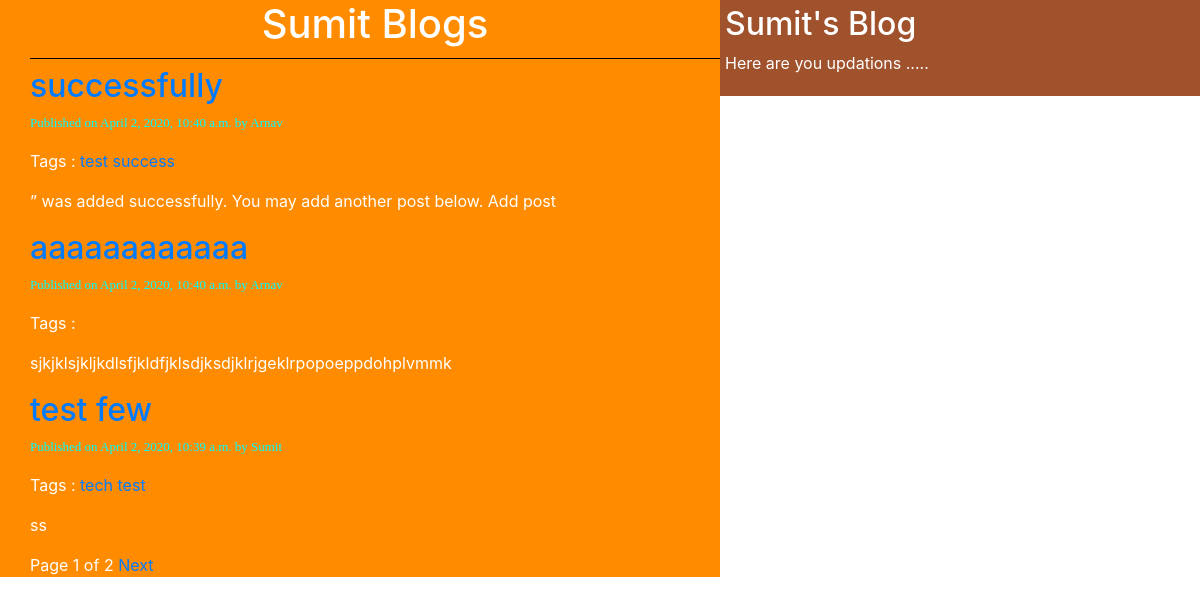
The page / on the database its author committed.
### app/models.py (models this page shows, shortened)
class Post(models.Model):
    STATUS_CHOICES=[('draft','Draft'),('published','Published')]
    title=models.CharField(max_length=210)
    slug=models.SlugField(max_length=90,unique_for_date='publish') # for user friendly url
    author=models.ForeignKey(User,related_name='blog_posts',on_delete=models.CASCADE)
    body=models.TextField()
    publish=models.DateTimeField(default=timezone.now)
    created=models.DateTimeField(auto_now_add=True) # automatically set
    updated=models.DateTimeField(auto_now=True) # automatically  set will it will save last time
    status=models.CharField(max_length=10,choices=STATUS_CHOICES,default='draft')
    tags=TaggableManager()
    objects=CustomManager()
    class Meta:
        ordering=('-publish',)
    def get_absolute_url(self):
        return reverse('post_detail',args=[self.publish.year,self.publish.strftime('%m'),self.publish.strftime('%d'),self.slug])

### app/views.py (the view)
# urls.py: path('',views.post_list_view), # with list view can be done easily
def post_list_view(req,tag_slug=None):
    post_list=Post.objects.all()
    tag=None
    if tag_slug:
        tag=get_object_or_404(Tag,slug=tag_slug)
        post_list=post_list.filter(tags__in=[tag])
    paginator=Paginator(post_list,3)
    page_no=req.GET.get('page')
    try:
        post_list=paginator.page(page_no)
    except PageNotAnInteger:
        post_list=paginator.page(1)
    except EmptyPage:
        post_list=paginator.page(paginator.num_pages)
    return render(req,"post_list.html",{'post_list':post_list,'tag':tag})

### app/models.py (called while the page is built)
    def get_queryset(self):
        return super().get_queryset().filter(status='published')

### templates/post_list.html (shortened to what this page needs)
{% extends 'base.html' %}
{% block content %}
    <h1>Sumit Blogs</h1>
    {% for post in post_list %}
     <a href="{{ post.get_absolute_url }}"><h2> {{ post.title }}</h2> </a>
       <p id="date">Published on {{ post.publish }} by {{ post.author | title }}</p>
        <p>Tags :
        {% for tag in post.tags.all %}
            <a href="{% url 'post_list_tag' tag.slug %}"> {{ tag.name }}</a>
            {% endfor %}
        {{ post.body | truncatewords:15 | linebreaks }}
    {% endfor %}
    {% include 'pagination.html' with page=post_list %}
{% endblock %}

### app/static/css/blog.css (style rules this page uses)
h1 { text-align: center; border-bottom: 1px solid black; padding-bottom: 10px; }
body { color: white; }
#date { color: aqua; font-size:13px ; font-family: "Arial Black"; }

### rows shown on the page
Post: title "successfully", publish "April 2, 2020, 10:40 a.m.", author "Arnav", body "” was added successfully. You may add another post below. Add post"
Tag: name "test"
Tag: name "success"
Post: title "aaaaaaaaaaaa", publish "April 2, 2020, 10:40 a.m.", author "Arnav", body "sjkjklsjkljkdlsfjkldfjklsdjksdjklrjgeklrpopoeppdohplvmmk"
Post: title "test few", publish "April 2, 2020, 10:39 a.m.", author "Sumit", body "ss"
Tag: name "tech"

### other values the page prints
{{ page.number }} "1"
{{ page.paginator.num_pages }} "2"
